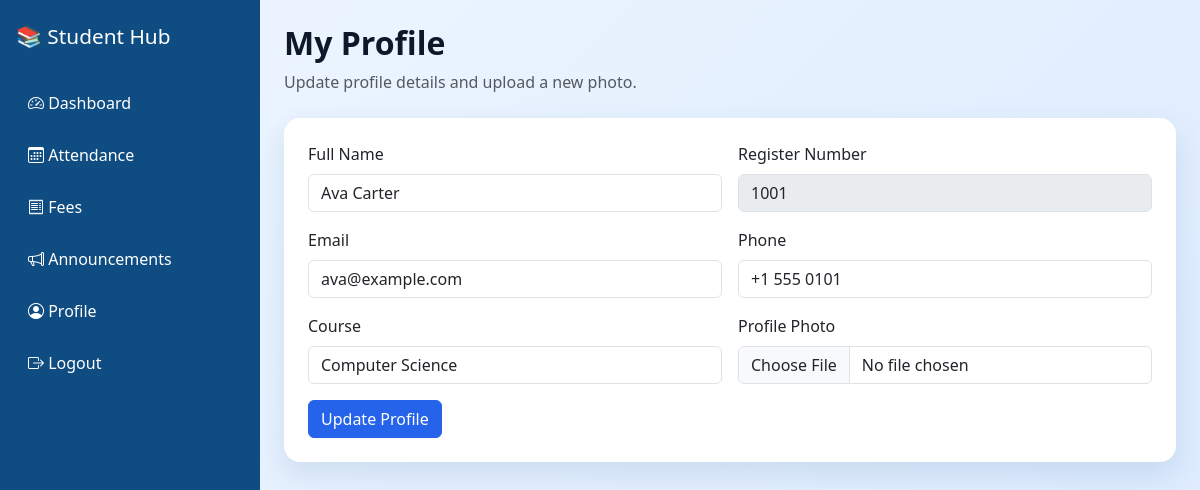
/student/profile (signed in), run on the app's committed database.
### tables this page shows
CREATE TABLE students (
            id INTEGER PRIMARY KEY AUTOINCREMENT,
            register_number TEXT UNIQUE NOT NULL,
            full_name TEXT NOT NULL,
            email TEXT,
            phone TEXT,
            course TEXT,
            password TEXT NOT NULL,
            photo TEXT,
            created_at TEXT NOT NULL
        );

### app.py (the view, shortened to what this page needs)
@app.route("/student/profile", methods=["GET", "POST"])
@login_required(role="student")
def student_profile():
    db = get_db()
    student_id = session["user_id"]
    student = db.execute("SELECT * FROM students WHERE id = ?", (student_id,)).fetchone()
    return render_template("student_profile.html", student=student)

### app.py (called while the page is built)
def get_db():
    if "db" not in g:
        conn = sqlite3.connect(app.config["DATABASE_PATH"])
        conn.row_factory = sqlite3.Row
        g.db = conn
    return g.db

def login_required(role=None):
    def decorator(view):
        @wraps(view)
        def wrapped(*args, **kwargs):
            if "user_id" not in session or "user_role" not in session:
                return redirect(url_for("login"))
            if role and session.get("user_role") != role:
                return redirect(url_for("dashboard") if session.get("user_role") == "admin" else url_for("student_dashboard"))
            return view(*args, **kwargs)
        return wrapped
    return decorator

### templates/student_profile.html
{% extends 'base.html' %}
{% block content %}
<div class="mb-4"><h2 class="fw-bold">My Profile</h2><p class="text-muted">Update profile details and upload a new photo.</p></div>
<form class="card p-4" method="post" enctype="multipart/form-data">
  <div class="row g-3">
    <div class="col-md-6"><label class="form-label">Full Name</label><input class="form-control" name="full_name" value="{{ student.full_name }}" /></div>
    <div class="col-md-6"><label class="form-label">Register Number</label><input class="form-control" value="{{ student.register_number }}" disabled /></div>
    <div class="col-md-6"><label class="form-label">Email</label><input class="form-control" name="email" value="{{ student.email }}" /></div>
    <div class="col-md-6"><label class="form-label">Phone</label><input class="form-control" name="phone" value="{{ student.phone }}" /></div>
    <div class="col-md-6"><label class="form-label">Course</label><input class="form-control" name="course" value="{{ student.course }}" /></div>
    <div class="col-md-6"><label class="form-label">Profile Photo</label><input class="form-control" type="file" name="photo" /></div>
    <div class="col-12"><button class="btn btn-primary">Update Profile</button></div>
  </div>
</form>
{% endblock %}

### static/css/style.css (style rules this page uses)
body { font-family: 'Segoe UI', sans-serif; background: linear-gradient(135deg, #eef6ff 0%, #dbeafe 100%); color: #0f172a; }
.card { border: 0; border-radius: 16px; box-shadow: 0 12px 30px rgba(15, 76, 129, 0.12); }
.btn-primary { background: #2563eb; border-color: #2563eb; }

### data on the page
students: full_name "Ava Carter", register_number "1001", email "ava@example.com", phone "+1 555 0101", course "Computer Science"
